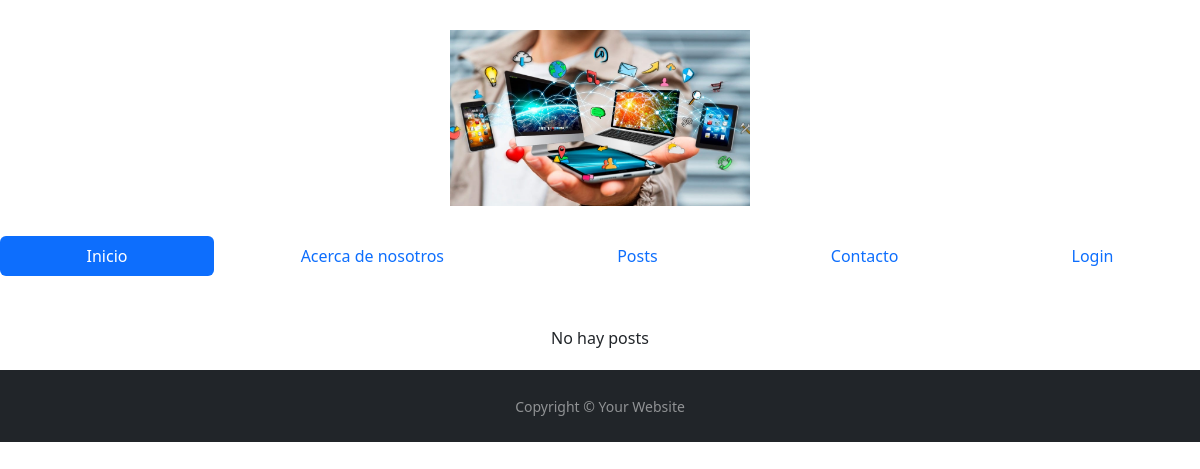
/posts/, run on an earlier commit of the app's database.
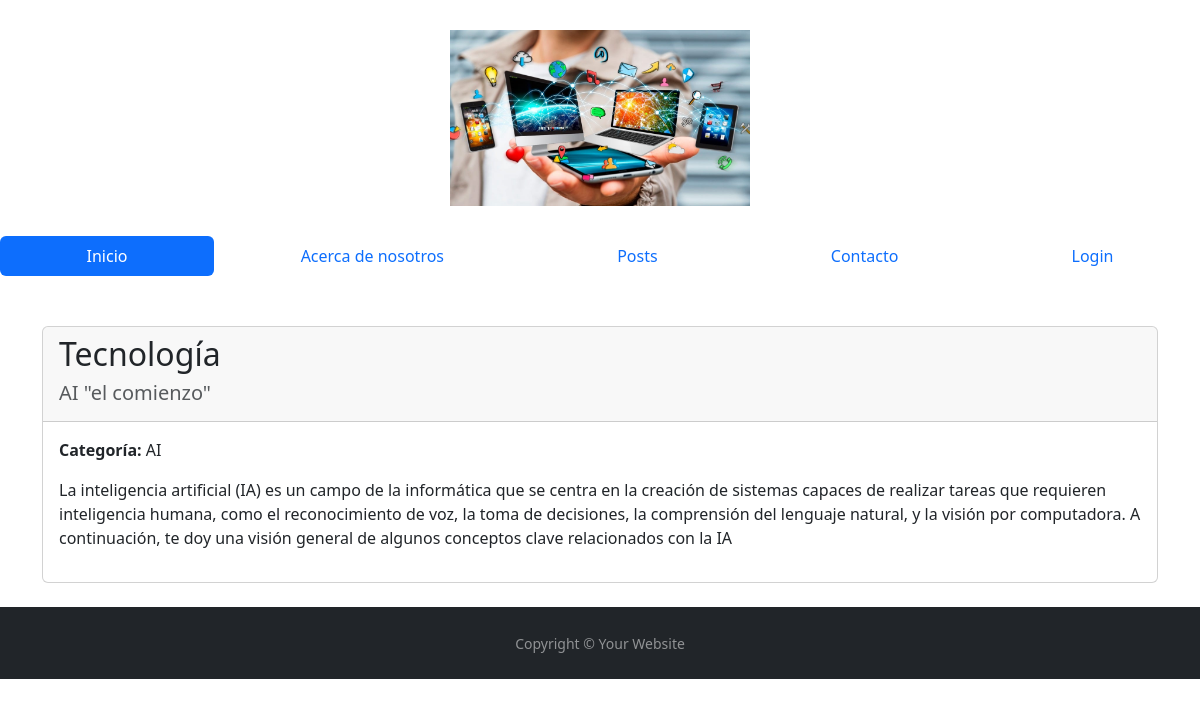
And on a later commit of the database.
### apps/posts/models.py (models this page shows, shortened)
class Post(models.Model):
    titulo = models.CharField(max_length=200, null=False, blank=False)
    subtitulo = models.CharField(max_length=200, null=False, blank=False)
    fecha_publicacion = models.DateTimeField(default=timezone.now)
    texto = models.TextField(null=False, blank=False)
    activo = models.BooleanField(default=True)
    categoria = models.ForeignKey(Categoria, on_delete=models.SET_NULL, null=True, default='Sin categoria')
    imagen = models.ImageField(upload_to='media', null=False, blank=False, default='static/img/post_default.jpg')
    publicado = models.DateTimeField(default=timezone.now)
    comentario = models.ManyToManyField(Comentario)
    class Meta:
        ordering = ('publicado',)

class Categoria(models.Model):
    nombre = models.CharField(max_length=50, null=False, blank=False)
    class Meta:
        verbose_name = 'categoria'
        verbose_name_plural = 'categorias'
    def __str__(self):
        return self.nombre

### apps/posts/views.py (the view)
# urls.py: path('posts/', posts, name='posts'),
def posts(request):
    posts = Post.objects.all()
    return render(request, 'posts.html', {'posts': posts})

### templates/posts.html (shortened to what this page needs)
{% extends 'base.html' %}
{% block contenido %}
<div class="container" style="margin-top: 50px;">
    {% for i in posts %}
        <div class="card mb-4">
            <div class="card-header">
                <h2>{{ i.titulo }}</h2>
                <h5 class="text-muted">{{ i.subtitulo }}</h5>
            </div>
            <div class="card-body">
                <p><strong>Categoría:</strong> {{ i.categoria }}</p>
                <p>{{ i.texto }}</p>
            </div>
        </div>
    {% empty %}
        <p class="text-center">No hay posts</p>
    {% endfor %}
</div>
{% endblock %}

What changed in the data, as far as the page shows it:
added Post: titulo "Tecnología", subtitulo "AI \"el comienzo\"", categoria "AI", texto "La inteligencia artificial (IA) es un campo de la informática que se centra en la creación de sistemas capaces de realizar tareas que requieren inteligencia humana, como el reconocimiento de voz, la toma de decisiones, la comprensión del lenguaje natural, y la visión por computadora. A continuación, te doy una visión general de algunos conceptos clave relacionados con la IA"
Also different on the page:
text no longer shown: "No hay posts"
